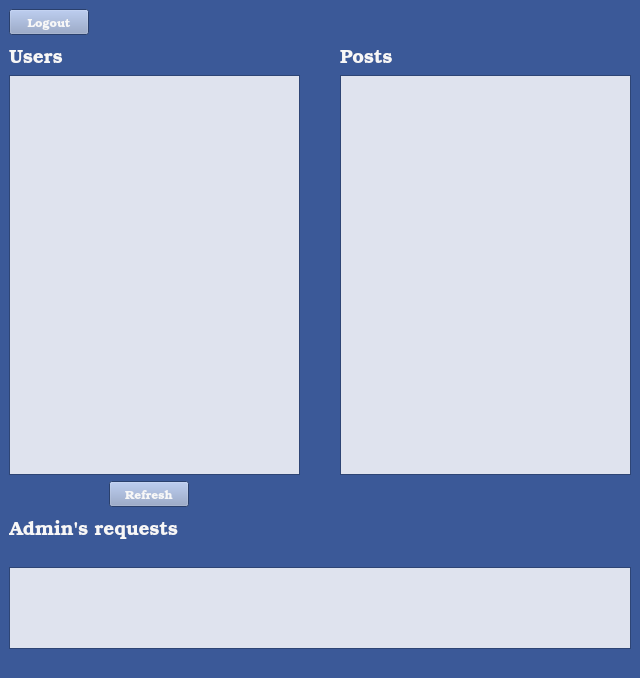
<?xml version="1.0" encoding="UTF-8"?>
<ui version="4.0">
 <class>Admin</class>
 <widget class="QMainWindow" name="Admin">
  <property name="geometry">
   <rect>
    <x>0</x>
    <y>0</y>
    <width>640</width>
    <height>678</height>
   </rect>
  </property>
  <property name="palette">
   <palette>
    <active>
     <colorrole role="WindowText">
      <brush brushstyle="SolidPattern">
       <color alpha="255">
        <red>247</red>
        <green>247</green>
        <blue>247</blue>
       </color>
      </brush>
     </colorrole>
     <colorrole role="Button">
      <brush brushstyle="SolidPattern">
       <color alpha="255">
        <red>139</red>
        <green>157</green>
        <blue>195</blue>
       </color>
      </brush>
     </colorrole>
     <colorrole role="Light">
      <brush brushstyle="SolidPattern">
       <color alpha="255">
        <red>88</red>
        <green>134</green>
        <blue>228</blue>
       </color>
      </brush>
     </colorrole>
     <colorrole role="Midlight">
      <brush brushstyle="SolidPattern">
       <color alpha="255">
        <red>73</red>
        <green>111</green>
        <blue>190</blue>
       </color>
      </brush>
     </colorrole>
     <colorrole role="Dark">
      <brush brushstyle="SolidPattern">
       <color alpha="255">
        <red>29</red>
        <green>44</green>
        <blue>76</blue>
       </color>
      </brush>
     </colorrole>
     <colorrole role="Mid">
      <brush brushstyle="SolidPattern">
       <color alpha="255">
        <red>39</red>
        <green>59</green>
        <blue>101</blue>
       </color>
      </brush>
     </colorrole>
     <colorrole role="Text">
      <brush brushstyle="SolidPattern">
       <color alpha="255">
        <red>59</red>
        <green>89</green>
        <blue>152</blue>
       </color>
      </brush>
     </colorrole>
     <colorrole role="BrightText">
      <brush brushstyle="SolidPattern">
       <color alpha="255">
        <red>255</red>
        <green>255</green>
        <blue>255</blue>
       </color>
      </brush>
     </colorrole>
     <colorrole role="ButtonText">
      <brush brushstyle="SolidPattern">
       <color alpha="255">
        <red>247</red>
        <green>247</green>
        <blue>247</blue>
       </color>
      </brush>
     </colorrole>
     <colorrole role="Base">
      <brush brushstyle="SolidPattern">
       <color alpha="255">
        <red>223</red>
        <green>227</green>
        <blue>238</blue>
       </color>
      </brush>
     </colorrole>
     <colorrole role="Window">
      <brush brushstyle="SolidPattern">
       <color alpha="255">
        <red>59</red>
        <green>89</green>
        <blue>152</blue>
       </color>
      </brush>
     </colorrole>
     <colorrole role="Shadow">
      <brush brushstyle="SolidPattern">
       <color alpha="255">
        <red>0</red>
        <green>0</green>
        <blue>0</blue>
       </color>
      </brush>
     </colorrole>
     <colorrole role="AlternateBase">
      <brush brushstyle="SolidPattern">
       <color alpha="255">
        <red>157</red>
        <green>172</green>
        <blue>203</blue>
       </color>
      </brush>
     </colorrole>
     <colorrole role="ToolTipBase">
      <brush brushstyle="SolidPattern">
       <color alpha="255">
        <red>255</red>
        <green>255</green>
        <blue>220</blue>
       </color>
      </brush>
     </colorrole>
     <colorrole role="ToolTipText">
      <brush brushstyle="SolidPattern">
       <color alpha="255">
        <red>0</red>
        <green>0</green>
        <blue>0</blue>
       </color>
      </brush>
     </colorrole>
    </active>
    <inactive>
     <colorrole role="WindowText">
      <brush brushstyle="SolidPattern">
       <color alpha="255">
        <red>247</red>
        <green>247</green>
        <blue>247</blue>
       </color>
      </brush>
     </colorrole>
     <colorrole role="Button">
      <brush brushstyle="SolidPattern">
       <color alpha="255">
        <red>139</red>
        <green>157</green>
        <blue>195</blue>
       </color>
      </brush>
     </colorrole>
     <colorrole role="Light">
      <brush brushstyle="SolidPattern">
       <color alpha="255">
        <red>88</red>
        <green>134</green>
        <blue>228</blue>
       </color>
      </brush>
     </colorrole>
     <colorrole role="Midlight">
      <brush brushstyle="SolidPattern">
       <color alpha="255">
        <red>73</red>
        <green>111</green>
        <blue>190</blue>
       </color>
      </brush>
     </colorrole>
     <colorrole role="Dark">
      <brush brushstyle="SolidPattern">
       <color alpha="255">
        <red>29</red>
        <green>44</green>
        <blue>76</blue>
       </color>
      </brush>
     </colorrole>
     <colorrole role="Mid">
      <brush brushstyle="SolidPattern">
       <color alpha="255">
        <red>39</red>
        <green>59</green>
        <blue>101</blue>
       </color>
      </brush>
     </colorrole>
     <colorrole role="Text">
      <brush brushstyle="SolidPattern">
       <color alpha="255">
        <red>59</red>
        <green>89</green>
        <blue>152</blue>
       </color>
      </brush>
     </colorrole>
     <colorrole role="BrightText">
      <brush brushstyle="SolidPattern">
       <color alpha="255">
        <red>255</red>
        <green>255</green>
        <blue>255</blue>
       </color>
      </brush>
     </colorrole>
     <colorrole role="ButtonText">
      <brush brushstyle="SolidPattern">
       <color alpha="255">
        <red>247</red>
        <green>247</green>
        <blue>247</blue>
       </color>
      </brush>
     </colorrole>
     <colorrole role="Base">
      <brush brushstyle="SolidPattern">
       <color alpha="255">
        <red>223</red>
        <green>227</green>
        <blue>238</blue>
       </color>
      </brush>
     </colorrole>
     <colorrole role="Window">
      <brush brushstyle="SolidPattern">
       <color alpha="255">
        <red>59</red>
        <green>89</green>
        <blue>152</blue>
       </color>
      </brush>
     </colorrole>
     <colorrole role="Shadow">
      <brush brushstyle="SolidPattern">
       <color alpha="255">
        <red>0</red>
        <green>0</green>
        <blue>0</blue>
       </color>
      </brush>
     </colorrole>
     <colorrole role="AlternateBase">
      <brush brushstyle="SolidPattern">
       <color alpha="255">
        <red>157</red>
        <green>172</green>
        <blue>203</blue>
       </color>
      </brush>
     </colorrole>
     <colorrole role="ToolTipBase">
      <brush brushstyle="SolidPattern">
       <color alpha="255">
        <red>255</red>
        <green>255</green>
        <blue>220</blue>
       </color>
      </brush>
     </colorrole>
     <colorrole role="ToolTipText">
      <brush brushstyle="SolidPattern">
       <color alpha="255">
        <red>0</red>
        <green>0</green>
        <blue>0</blue>
       </color>
      </brush>
     </colorrole>
    </inactive>
    <disabled>
     <colorrole role="WindowText">
      <brush brushstyle="SolidPattern">
       <color alpha="255">
        <red>29</red>
        <green>44</green>
        <blue>76</blue>
       </color>
      </brush>
     </colorrole>
     <colorrole role="Button">
      <brush brushstyle="SolidPattern">
       <color alpha="255">
        <red>139</red>
        <green>157</green>
        <blue>195</blue>
       </color>
      </brush>
     </colorrole>
     <colorrole role="Light">
      <brush brushstyle="SolidPattern">
       <color alpha="255">
        <red>88</red>
        <green>134</green>
        <blue>228</blue>
       </color>
      </brush>
     </colorrole>
     <colorrole role="Midlight">
      <brush brushstyle="SolidPattern">
       <color alpha="255">
        <red>73</red>
        <green>111</green>
        <blue>190</blue>
       </color>
      </brush>
     </colorrole>
     <colorrole role="Dark">
      <brush brushstyle="SolidPattern">
       <color alpha="255">
        <red>29</red>
        <green>44</green>
        <blue>76</blue>
       </color>
      </brush>
     </colorrole>
     <colorrole role="Mid">
      <brush brushstyle="SolidPattern">
       <color alpha="255">
        <red>39</red>
        <green>59</green>
        <blue>101</blue>
       </color>
      </brush>
     </colorrole>
     <colorrole role="Text">
      <brush brushstyle="SolidPattern">
       <color alpha="255">
        <red>29</red>
        <green>44</green>
        <blue>76</blue>
       </color>
      </brush>
     </colorrole>
     <colorrole role="BrightText">
      <brush brushstyle="SolidPattern">
       <color alpha="255">
        <red>255</red>
        <green>255</green>
        <blue>255</blue>
       </color>
      </brush>
     </colorrole>
     <colorrole role="ButtonText">
      <brush brushstyle="SolidPattern">
       <color alpha="255">
        <red>29</red>
        <green>44</green>
        <blue>76</blue>
       </color>
      </brush>
     </colorrole>
     <colorrole role="Base">
      <brush brushstyle="SolidPattern">
       <color alpha="255">
        <red>59</red>
        <green>89</green>
        <blue>152</blue>
       </color>
      </brush>
     </colorrole>
     <colorrole role="Window">
      <brush brushstyle="SolidPattern">
       <color alpha="255">
        <red>59</red>
        <green>89</green>
        <blue>152</blue>
       </color>
      </brush>
     </colorrole>
     <colorrole role="Shadow">
      <brush brushstyle="SolidPattern">
       <color alpha="255">
        <red>0</red>
        <green>0</green>
        <blue>0</blue>
       </color>
      </brush>
     </colorrole>
     <colorrole role="AlternateBase">
      <brush brushstyle="SolidPattern">
       <color alpha="255">
        <red>59</red>
        <green>89</green>
        <blue>152</blue>
       </color>
      </brush>
     </colorrole>
     <colorrole role="ToolTipBase">
      <brush brushstyle="SolidPattern">
       <color alpha="255">
        <red>255</red>
        <green>255</green>
        <blue>220</blue>
       </color>
      </brush>
     </colorrole>
     <colorrole role="ToolTipText">
      <brush brushstyle="SolidPattern">
       <color alpha="255">
        <red>0</red>
        <green>0</green>
        <blue>0</blue>
       </color>
      </brush>
     </colorrole>
    </disabled>
   </palette>
  </property>
  <property name="font">
   <font>
    <family>TeX Gyre Bonum</family>
    <weight>75</weight>
    <bold>true</bold>
   </font>
  </property>
  <property name="windowTitle">
   <string>Admin</string>
  </property>
  <widget class="QWidget" name="centralwidget">
   <layout class="QVBoxLayout" name="verticalLayout">
    <item>
     <layout class="QHBoxLayout" name="horizontalLayout">
      <item>
       <widget class="QPushButton" name="LogoutButton">
        <property name="text">
         <string>Logout</string>
        </property>
       </widget>
      </item>
      <item>
       <spacer name="horizontalSpacer">
        <property name="orientation">
         <enum>Qt::Horizontal</enum>
        </property>
        <property name="sizeHint" stdset="0">
         <size>
          <width>478</width>
          <height>20</height>
         </size>
        </property>
       </spacer>
      </item>
     </layout>
    </item>
    <item>
     <layout class="QHBoxLayout" name="horizontalLayout_5">
      <property name="spacing">
       <number>40</number>
      </property>
      <item>
       <widget class="QLabel" name="label_2">
        <property name="font">
         <font>
          <family>Purisa</family>
          <pointsize>14</pointsize>
          <weight>75</weight>
          <bold>true</bold>
         </font>
        </property>
        <property name="text">
         <string>Users</string>
        </property>
       </widget>
      </item>
      <item>
       <widget class="QLabel" name="label_3">
        <property name="font">
         <font>
          <family>Purisa</family>
          <pointsize>14</pointsize>
          <weight>75</weight>
          <bold>true</bold>
         </font>
        </property>
        <property name="text">
         <string>Posts</string>
        </property>
       </widget>
      </item>
     </layout>
    </item>
    <item>
     <layout class="QHBoxLayout" name="horizontalLayout_2">
      <property name="spacing">
       <number>40</number>
      </property>
      <item>
       <widget class="QListWidget" name="UsersList"/>
      </item>
      <item>
       <widget class="QListWidget" name="PostsList">
        <property name="minimumSize">
         <size>
          <width>0</width>
          <height>400</height>
         </size>
        </property>
       </widget>
      </item>
     </layout>
    </item>
    <item>
     <layout class="QHBoxLayout" name="horizontalLayout_3">
      <property name="leftMargin">
       <number>100</number>
      </property>
      <item>
       <widget class="QPushButton" name="RefreshButton">
        <property name="text">
         <string>Refresh</string>
        </property>
       </widget>
      </item>
      <item>
       <spacer name="horizontalSpacer_2">
        <property name="orientation">
         <enum>Qt::Horizontal</enum>
        </property>
        <property name="sizeHint" stdset="0">
         <size>
          <width>418</width>
          <height>20</height>
         </size>
        </property>
       </spacer>
      </item>
     </layout>
    </item>
    <item>
     <widget class="QLabel" name="label">
      <property name="font">
       <font>
        <family>Purisa</family>
        <pointsize>14</pointsize>
        <weight>75</weight>
        <bold>true</bold>
       </font>
      </property>
      <property name="text">
       <string>Admin's requests</string>
      </property>
     </widget>
    </item>
    <item>
     <layout class="QHBoxLayout" name="horizontalLayout_4">
      <property name="sizeConstraint">
       <enum>QLayout::SetMinimumSize</enum>
      </property>
      <property name="topMargin">
       <number>20</number>
      </property>
      <property name="bottomMargin">
       <number>20</number>
      </property>
      <item>
       <widget class="QListWidget" name="RequestsList"/>
      </item>
     </layout>
    </item>
   </layout>
  </widget>
 </widget>
 <resources/>
 <connections/>
</ui>
